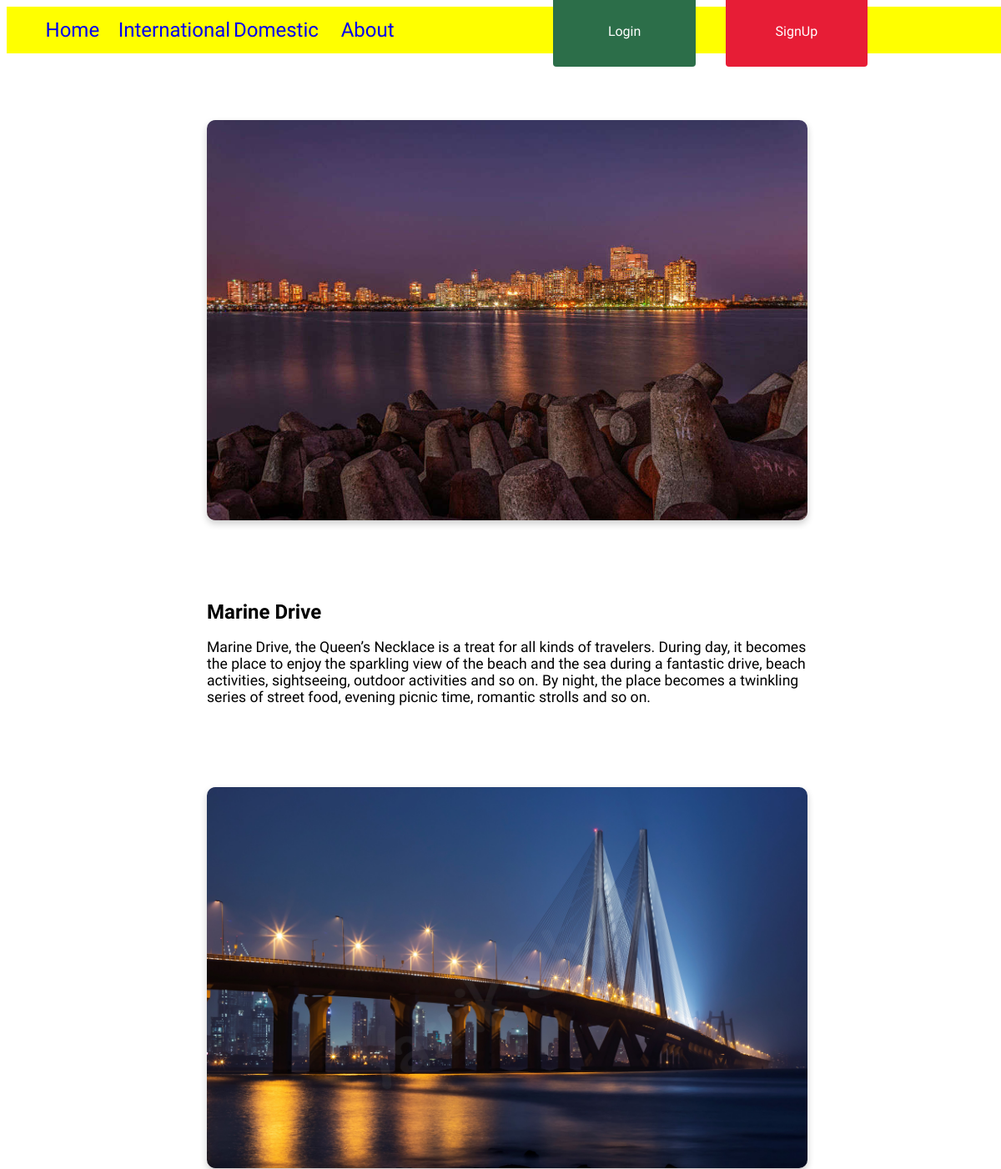
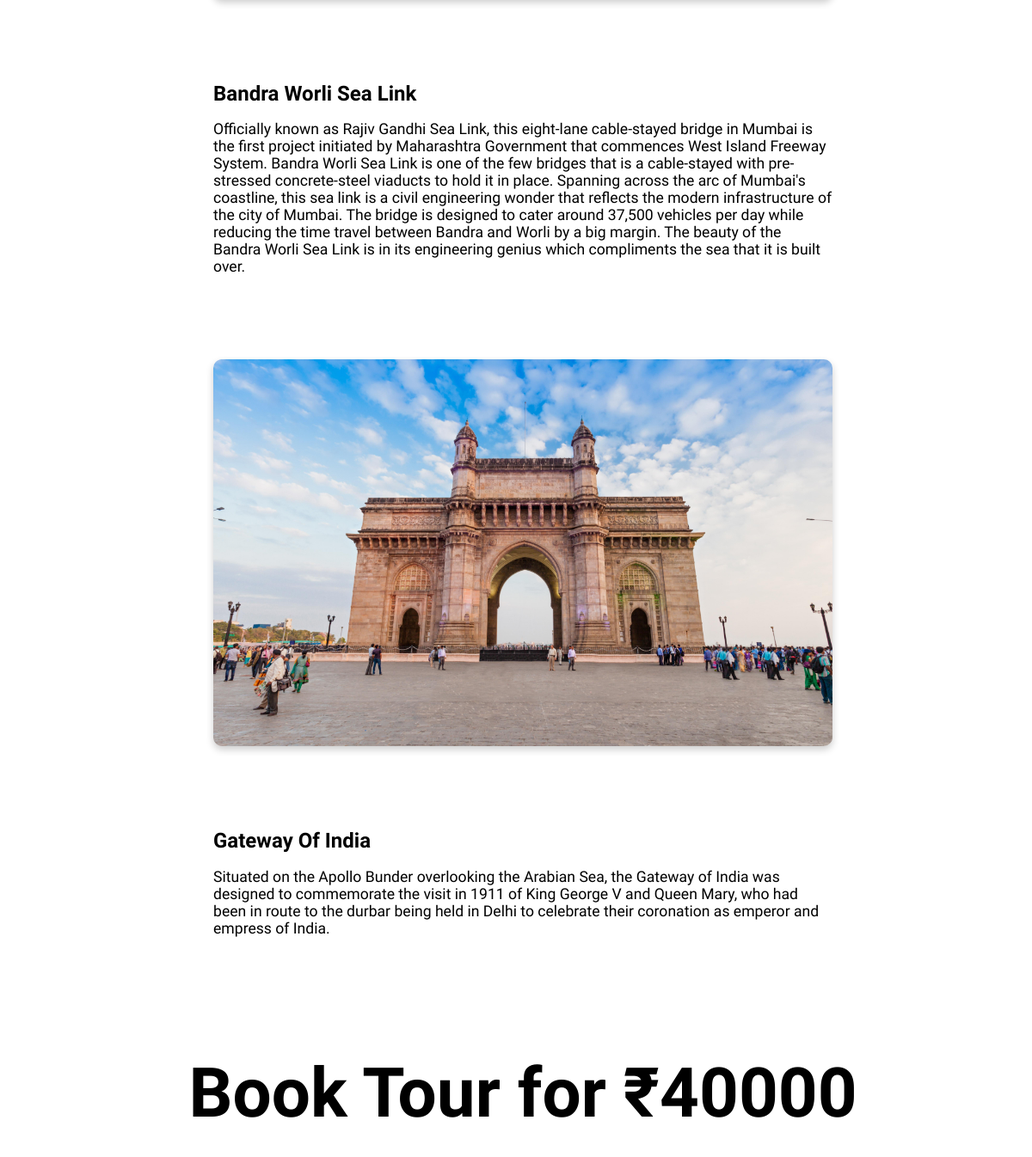
/place/2/, run on the app's committed database (2 pictures, top to bottom).
### travel/models.py (models this page shows, shortened)
class PlacesToVisit(models.Model):
    name = models.CharField(max_length=100)
    description = models.TextField()
    image = models.ImageField(default='landscape.jpg', upload_to='places')
    place = models.ForeignKey(Place, on_delete=models.CASCADE)

### travel/views.py (the view)
# urls.py: path('place/<int:pk>/', details, name='place-details'),
def details(request, pk):
    context = {
        'title': 'Details',
        'places_to_visit': PlacesToVisit.objects.filter(place=Place.objects.filter(id=pk)[0]),
        'price': Place.objects.filter(id=pk)[0].price
    }
    return render(request, 'travel/place_details.html', context)

### travel/templates/travel/place_details.html
{% extends 'travel/base.html' %}
{% block content %}
<nav class="nav-short">
  <ul class="nav-list">
    <li><a href="/">Home</a></li>
    <li><a href="{% url 'travel-international' %}">International</a></li>
    <li><a href="{% url 'travel-domestic' %}">Domestic</a></li>
    <li><a href="#tools">About</a></li>
  </ul>
  <div class="nav-buttons">
    {% if user.is_authenticated %}
    <a href="{% url 'profile' %}"><button class="login-button">Profile</button></a>
    <a href="{% url 'logout' %}"><button class="signup-button">Logout</button></a>
    {% else %}
    <a href="{% url 'login' %}"><button class="login-button">Login</button></a>
    <a href="{% url 'register' %}"><button class="signup-button">SignUp</button></a>
    {% endif %}
  </div>
</nav>
<div class="place-cards">
  {% for place in places_to_visit %}
  <div class="place-card">
  <img src="{{ place.image.url }}" alt="image" class="place-card-img">
  <div class="place-card-info">
    <h1 class="text-heading"><b>{{ place.name }}</b></h1>
    <p class="text-para">{{ place.description }}</p>
  </div>
  </div>
  {% endfor %}
  <h1 class="price"><b>Book Tour for <span class="price-button">₹{{ price }}</span></b></h1>
</div>
{% endblock content %}

### travel/static/travel/main.css (style rules this page uses)
nav { width: 100vw; background-color: yellow; height: 40vh; display: flex; flex-direction: row; align-items: center; }
.nav-short { width: 100vw; background-color: yellow; height: 7vh; display: flex; flex-direction: row; align-items: center; }
.nav-list { flex: 10%;display: flex;flex-direction: row;list-style: none;padding: 1.5rem; }
.nav-list li { flex: 80%; display: flex; flex-direction: row; justify-content: center; }
.nav-list a { text-decoration: none; font-size: 2rem; font-family: 'Work Sans', sans-serif; }
.nav-short .nav-list a { text-decoration: none; font-size: 1.5rem; font-family: 'Work Sans', sans-serif; }
.nav-buttons { padding: 0.2em 1.5em 0 0; margin: 0 8rem; }
button { flex: 20%; border: none; height: 3vmax; width: 6vmax; margin: 1rem; color: white; border-radius: 4px; font-size: 1rem; font-family: 'Work Sans', sans-serif; }
.login-button { background-color: #2c6e49; transition: ease-out 0.3s; box-shadow: inset 0 0 0 0 #2c6e49; }
.signup-button { background-color: #e71d36; transition: ease-out 0.3s; box-shadow: inset 0 0 0 0 #e71d36; }
.text-heading { font-family: 'Work Sans', sans-serif; font-size: 1.5rem; }
.text-para { font-family: 'Work Sans', sans-serif; font-size: 1.1rem; }
.place-card { width: 100vw; display: flex; flex-direction: column; justify-content: center; align-items: center; padding: 10vh 0 0 0; font-family: 'Work Sans', sans-serif; font-size: 5rem; }
.place-card-img { max-width: 60vw; border-radius: 10px; box-shadow: 0 4px 8px 0 rgba(0,0,0,0.2); }
.place-card-info { padding: 5rem 0 0 0; }
.place-card p { max-width: 60vw; }
.price { width: 100vw; display: flex; flex-direction: column; justify-content: center; align-items: center; padding: 10vh 0 0 0; font-family: 'Work Sans', sans-serif; font-size: 5rem; padding: 4rem 0 4rem 0; }

### data on the page
PlacesToVisit: image (picture), name "Marine Drive", description "Marine Drive, the Queen’s Necklace is a treat for all kinds of travelers. During day, it becomes the place to enjoy the sparkling view of the beach and the sea during a fantastic drive, beach activities, sightseeing, outdoor activities and so on. By night, the place becomes a twinkling series of street food, evening picnic time, romantic strolls and so on."
PlacesToVisit: image (picture), name "Bandra Worli Sea Link", description "Officially known as Rajiv Gandhi Sea Link, this eight-lane cable-stayed bridge in Mumbai is the first project initiated by Maharashtra Government that commences West Island Freeway System. Bandra Worli Sea Link is one of the few bridges that is a cable-stayed with pre-stressed concrete-steel viaducts to hold it in place. Spanning across the arc of Mumbai's coastline, this sea link is a civil engineering wonder that reflects the modern infrastructure of the city of Mumbai. The bridge is designed to cater around 37,500 vehicles per day while reducing the time travel between Bandra and Worli by a big margin. The beauty of the Bandra Worli Sea Link is in its engineering genius which compliments…"
PlacesToVisit: image (picture), name "Gateway Of India", description "Situated on the Apollo Bunder overlooking the Arabian Sea, the Gateway of India was designed to commemorate the visit in 1911 of King George V and Queen Mary, who had been in route to the durbar being held in Delhi to celebrate their coronation as emperor and empress of India."

### other printed values
{{ price }} "40000"
